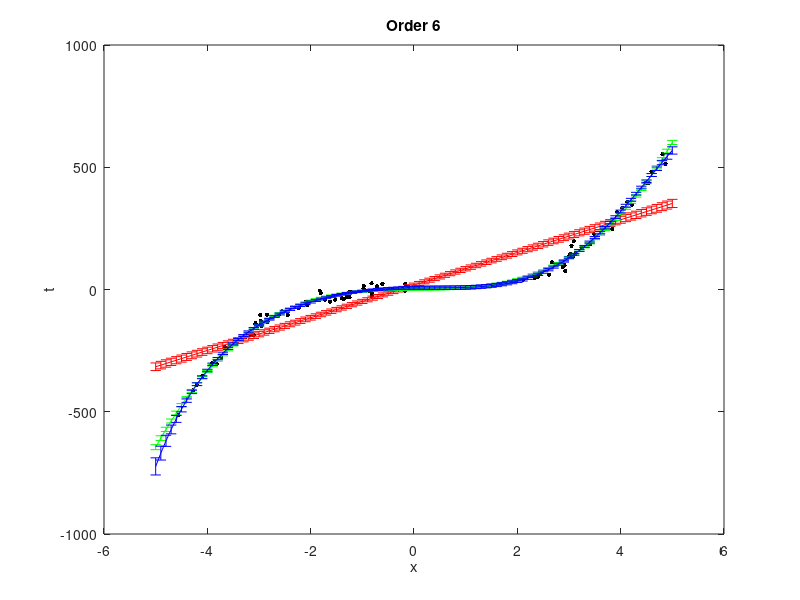

MATLAB code for this plot:
clear;close all;
%% Sample data from the true function
% t = 5x^3-x^2+x
N = 100; % Number of training points
x = sort(10*rand(N,1)-5);
t = 5*x.^3 - x.^2 + x;
noise_var = 300;
t = t + randn(size(x)).*sqrt(noise_var);

% Chop out some x data
pos = find(x>0 & x<2);
x(pos) = [];
t(pos) = [];

testx = (-5:0.1:5)';

%% Plot the data
figure(1);
hold off
plot(x,t,'k.','markersize',10);
xlabel('x');
ylabel('t');

%% Fit models of various orders
orders = [1, 3, 6]; % Linear, cubic, and sixth-order models
colors = {'r', 'g', 'b'}; % Colors for error bars
for i = 1:length(orders)
    %%
    X = [];
    testX = [];
    for k = 0:orders(i)
        X = [X x.^k];
        testX = [testX testx.^k];
    end
    w = inv(X'*X)*X'*t;
    ss = (1/N)*(t'*t - t'*X*w);
    testmean = testX*w;
    testvar = ss * diag(testX*inv(X'*X)*testX');
    % Plot the data and predictions
    figure(1);
    hold on
    errorbar(testx, testmean, sqrt(testvar), colors{i})
    ti = sprintf('Order %g',orders(i));
    title(ti);
end

